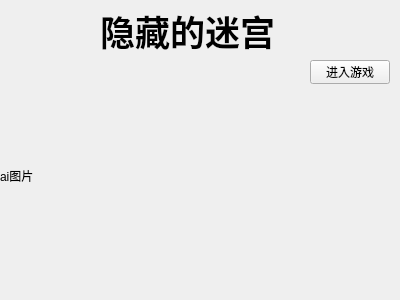
<?xml version="1.0" encoding="UTF-8"?>
<ui version="4.0">
 <class>Menu</class>
 <widget class="QWidget" name="Menu">
  <property name="geometry">
   <rect>
    <x>0</x>
    <y>0</y>
    <width>400</width>
    <height>300</height>
   </rect>
  </property>
  <property name="windowTitle">
   <string>Form</string>
  </property>
  <widget class="QLabel" name="label">
   <property name="geometry">
    <rect>
     <x>0</x>
     <y>50</y>
     <width>401</width>
     <height>251</height>
    </rect>
   </property>
   <property name="text">
    <string>ai图片</string>
   </property>
  </widget>
  <widget class="QPushButton" name="pushButton">
   <property name="geometry">
    <rect>
     <x>310</x>
     <y>60</y>
     <width>80</width>
     <height>24</height>
    </rect>
   </property>
   <property name="text">
    <string>进入游戏</string>
   </property>
  </widget>
  <widget class="QLabel" name="titleLB">
   <property name="geometry">
    <rect>
     <x>100</x>
     <y>10</y>
     <width>181</width>
     <height>41</height>
    </rect>
   </property>
   <property name="font">
    <font>
     <family>隶书</family>
     <pointsize>26</pointsize>
     <bold>true</bold>
    </font>
   </property>
   <property name="text">
    <string>隐藏的迷宫</string>
   </property>
  </widget>
 </widget>
 <resources/>
 <connections/>
</ui>
